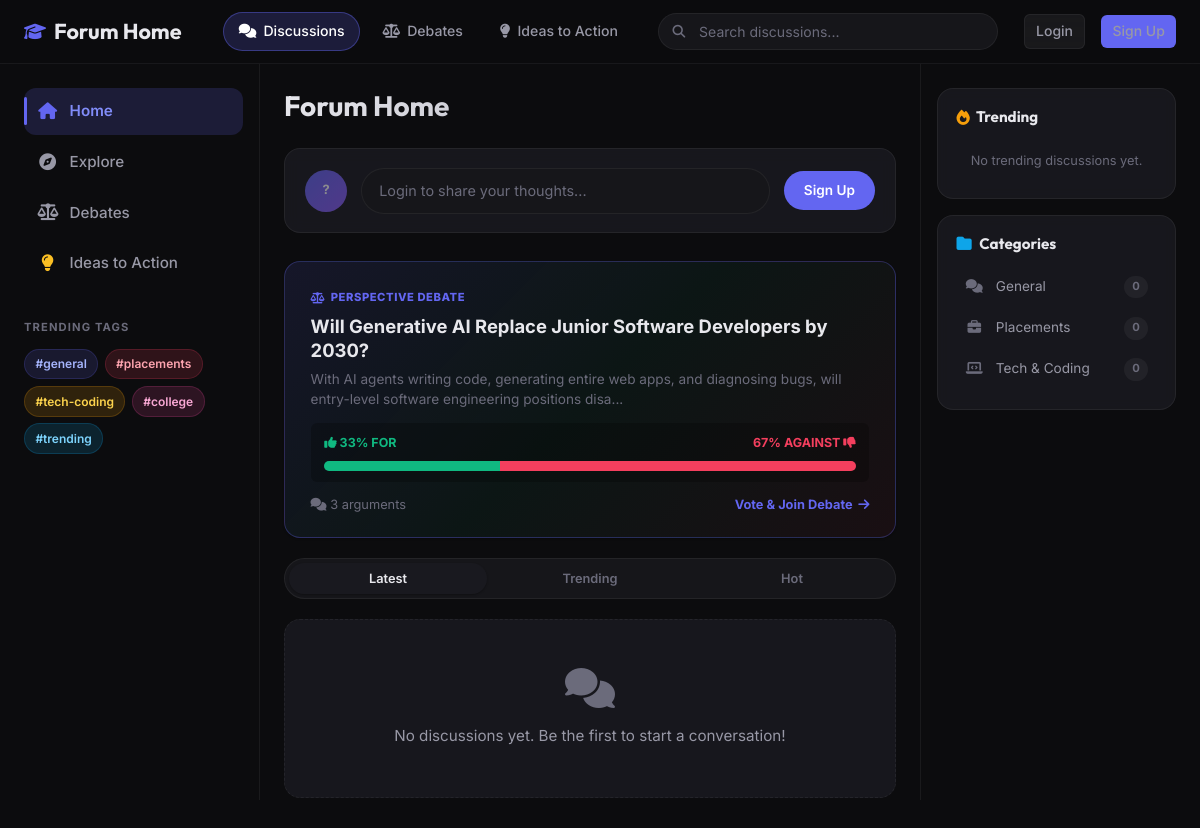
The page / on the database its author committed.
### tables this page shows
CREATE TABLE categories (
    id INT AUTO_INCREMENT PRIMARY KEY,
    name VARCHAR(100) NOT NULL UNIQUE,
    slug VARCHAR(100) NOT NULL UNIQUE,
    description TEXT,
    icon VARCHAR(50),
    post_count INT DEFAULT 0,
    created_at TIMESTAMP DEFAULT CURRENT_TIMESTAMP
);

CREATE TABLE IF NOT EXISTS debates (
    id INT AUTO_INCREMENT PRIMARY KEY,
    user_id INT NOT NULL,
    category_id INT NOT NULL,
    title VARCHAR(255) NOT NULL,
    slug VARCHAR(255) NOT NULL UNIQUE,
    description TEXT,
    views INT DEFAULT 0,
    is_locked TINYINT DEFAULT 0,
    is_deleted TINYINT DEFAULT 0,
    created_at TIMESTAMP DEFAULT CURRENT_TIMESTAMP,
    updated_at TIMESTAMP DEFAULT CURRENT_TIMESTAMP ON UPDATE CURRENT_TIMESTAMP,
    FOREIGN KEY (user_id) REFERENCES users(id) ON DELETE CASCADE,
    FOREIGN KEY (category_id) REFERENCES categories(id) ON DELETE CASCADE
);

### helpers.php (called while the page is built, shortened)
<?php
function get_debate_poll_stats($pdo, $debate_id) {
    $stmt = $pdo->prepare("SELECT vote, COUNT(*) as count FROM debate_polls WHERE debate_id = ? GROUP BY vote");
    $stmt->execute([$debate_id]);
    $results = $stmt->fetchAll();
    $stats = [
        'for' => 0,
        'against' => 0,
        'undecided' => 0,
        'total' => 0,
        'pct_for' => 0,
        'pct_against' => 0,
        'pct_undecided' => 0
    ];
    foreach ($results as $r) {
        if (isset($stats[$r['vote']])) {
            $stats[$r['vote']] = (int)$r['count'];
            $stats['total'] += (int)$r['count'];
        }
    }
    if ($stats['total'] > 0) {
        $stats['pct_for'] = round(($stats['for'] / $stats['total']) * 100);
        $stats['pct_against'] = round(($stats['against'] / $stats['total']) * 100);
        $stats['pct_undecided'] = max(0, 100 - $stats['pct_for'] - $stats['pct_against']);
    }
    return $stats;
}
?>

### index.php (the view, shortened to what this page needs)
<?php
require_once 'helpers.php';
$stmt = $pdo->query("SELECT * FROM categories ORDER BY name ASC");
$categories = $stmt->fetchAll();
$stmt = $pdo->query("
    SELECT t.*, c.name as category_name, c.slug as category_slug, c.icon as category_icon, u.username, u.avatar_url,
    (SELECT COUNT(*) FROM posts WHERE topic_id = t.id) - 1 as reply_count,
    (SELECT COUNT(*) FROM likes l JOIN posts p ON l.post_id = p.id WHERE p.topic_id = t.id) as like_count,
    (SELECT LEFT(p2.content, 160) FROM posts p2 WHERE p2.topic_id = t.id ORDER BY p2.created_at ASC LIMIT 1) as preview
    FROM topics t
    JOIN categories c ON t.category_id = c.id
    JOIN users u ON t.user_id = u.id
    WHERE t.is_deleted = 0
    ORDER BY t.is_pinned DESC, t.created_at DESC LIMIT 15
");
$recent_topics = $stmt->fetchAll();
$stmt = $pdo->query("
    SELECT t.id, t.title, t.views,
    (SELECT COUNT(*) FROM posts WHERE topic_id = t.id) - 1 as reply_count,
    c.name as category_name
    FROM topics t
    JOIN categories c ON t.category_id = c.id
    WHERE t.is_deleted = 0
    ORDER BY t.views DESC, t.created_at DESC
    LIMIT 5
");
$trending_topics = $stmt->fetchAll();
$me = null;
$tag_colors = ['tag-indigo', 'tag-rose', 'tag-amber', 'tag-emerald', 'tag-sky', 'tag-violet', 'tag-pink'];
$stmt = $pdo->query("
    SELECT d.*, c.name as category_name, c.icon as category_icon,
    (SELECT COUNT(*) FROM debate_arguments WHERE debate_id = d.id AND side = 'for' AND parent_id IS NULL) as count_for,
    (SELECT COUNT(*) FROM debate_arguments WHERE debate_id = d.id AND side = 'against' AND parent_id IS NULL) as count_against,
    (SELECT COUNT(*) FROM debate_polls WHERE debate_id = d.id) as poll_total
    FROM debates d
    JOIN categories c ON d.category_id = c.id
    WHERE d.is_deleted = 0
    ORDER BY d.created_at DESC
    LIMIT 1
");
$featured_debate = $stmt->fetch();
$featured_poll_stats = $featured_debate ? get_debate_poll_stats($pdo, $featured_debate['id']) : null;
?>
<!DOCTYPE html>
<html lang="en">
<head>
    <link rel="stylesheet" href="styles.css">
    <link rel="stylesheet" href="https://cdnjs.cloudflare.com/ajax/libs/font-awesome/6.5.0/css/all.min.css">
</head>
<body>
    <?php include 'navbar.php'; ?>
    <div class="page-wrapper">
        <aside class="sidebar-left">
            <nav class="sidebar-nav">
                <a href="index.php" class="sidebar-nav-item active" id="nav-home">
                    <i class="fas fa-house"></i> Home
                </a>
                <a href="search.php" class="sidebar-nav-item" id="nav-explore">
                    <i class="fas fa-compass"></i> Explore
                </a>
                <a href="debates.php" class="sidebar-nav-item" id="nav-debates">
                    <i class="fas fa-scale-balanced"></i> Debates
                </a>
                <a href="proposals.php" class="sidebar-nav-item" id="nav-action">
                    <i class="fas fa-lightbulb" style="color: #fbbf24;"></i> Ideas to Action
                </a>
            </nav>
            <div>
                <div class="sidebar-section-title">Trending Tags</div>
                <div class="tag-cloud">
                    <?php foreach ($categories as $i => $cat): ?>
                        <a href="category.php?id=<?= $cat['id'] ?>" class="tag-pill <?= $tag_colors[$i % count($tag_colors)] ?>">
                            #<?= htmlspecialchars($cat['slug'] ?? strtolower(str_replace(' ', '', $cat['name']))) ?>
                        </a>
                    <?php endforeach; ?>
                    <span class="tag-pill tag-pink">#college</span>
                    <span class="tag-pill tag-sky">#trending</span>
                </div>
            </div>
        </aside>
        <main class="main-feed">
            <div class="feed-header">
                <h1>Forum Home</h1>
            </div>
            <?php if ($me): ?>
            <div class="composer" id="composer">
                <div class="composer-inner">
                    <?php if ($me['avatar_url']): ?>
                        <img src="<?= htmlspecialchars($me['avatar_url']) ?>" alt="Avatar" class="avatar">
                    <?php else: ?>
                        <div class="avatar-initials"><?= get_avatar_initials($me['username']) ?></div>
                    <?php endif; ?>
                    <input type="text" class="composer-input" placeholder="Share your thoughts..." readonly id="composerInput">
                    <button class="composer-btn" id="composerBtn"><i class="fas fa-pen"></i> Post</button>
                </div>
            </div>
            <?php else: ?>
            <div class="composer">
                <div class="composer-inner">
                    <div class="avatar-initials" style="opacity:0.5;">?</div>
                    <a href="login.php" class="composer-input" style="display:flex;align-items:center;color:var(--text-muted);">Login to share your thoughts...</a>
                    <a href="register.php" class="composer-btn">Sign Up</a>
                </div>
            </div>
            <?php endif; ?>
            <?php if ($featured_debate && $featured_poll_stats): ?>
            <div class="featured-debate-spotlight">
                <div class="spotlight-badge">
                    <i class="fas fa-scale-balanced"></i> PERSPECTIVE DEBATE
                </div>
                <h3 class="spotlight-title">
                    <a href="debate.php?id=<?= $featured_debate['id'] ?>"><?= htmlspecialchars($featured_debate['title']) ?></a>
                </h3>
                <p class="spotlight-desc"><?= htmlspecialchars(substr($featured_debate['description'], 0, 130)) ?>...</p>
                <div class="spotlight-poll-preview">
                    <div class="poll-preview-labels">
                        <span class="for-label"><i class="fas fa-thumbs-up"></i> <?= $featured_poll_stats['pct_for'] ?>% FOR</span>
                        <span class="against-label"><?= $featured_poll_stats['pct_against'] ?>% AGAINST <i class="fas fa-thumbs-down"></i></span>
                    </div>
                    <div class="poll-preview-bar">
                        <div class="bar-for" style="width: <?= $featured_poll_stats['pct_for'] ?>%;"></div>
                        <div class="bar-against" style="width: <?= $featured_poll_stats['pct_against'] ?>%;"></div>
                    </div>
                </div>
                <div class="spotlight-footer">
                    <span><i class="fas fa-comments"></i> <?= $featured_debate['count_for'] + $featured_debate['count_against'] ?> arguments</span>
                    <a href="debate.php?id=<?= $featured_debate['id'] ?>" class="btn-spotlight-cta">
                        Vote & Join Debate <i class="fas fa-arrow-right"></i>
                    </a>
                </div>
            </div>
            <?php endif; ?>
            <div class="feed-tabs" id="feedTabs">
                <button class="feed-tab active" data-filter="latest">Latest</button>
                <button class="feed-tab" data-filter="trending">Trending</button>
                <button class="feed-tab" data-filter="hot">Hot</button>
            </div>
            <div class="post-feed" id="postFeed">
                <?php if (empty($recent_topics)): ?>
                    <div class="empty-state">
                        <i class="fas fa-comments"></i>
                        <p>No discussions yet. Be the first to start a conversation!</p>
                    </div>
                <?php endif; ?>
            </div>
        </main>
        <aside class="sidebar-right">
            <div class="trending-widget">
                <h3><i class="fas fa-fire" style="color:var(--accent-amber);"></i> Trending</h3>
                <div class="trending-list">
                    <?php if (empty($trending_topics)): ?>
                        <div style="font-size:0.8rem; color:var(--text-muted); text-align:center; padding:0.5rem 0;">No trending discussions yet.</div>
                    <?php endif; ?>
                </div>
            </div>
            <div class="categories-widget">
                <h3><i class="fas fa-folder" style="color:var(--accent-sky);margin-right:0.3rem;"></i> Categories</h3>
                <ul class="cat-list">
                    <?php foreach ($categories as $cat): ?>
                        <li>
                            <a href="category.php?id=<?= $cat['id'] ?>">
                                <span><i class="<?= htmlspecialchars($cat['icon']) ?>"></i> <?= htmlspecialchars($cat['name']) ?></span>
                                <span class="cat-count"><?= $cat['post_count'] ?></span>
                            </a>
                        </li>
                    <?php endforeach; ?>
                </ul>
            </div>
        </aside>
    </div>
</body>
</html>

### navbar.php (shortened to what this page needs)
<nav class="navbar">
    <a href="index.php" class="navbar-brand">
        <i class="fas fa-graduation-cap"></i> Forum Home
    </a>
    <div class="nav-main-links">
        <a href="index.php" class="nav-tab-link <?= basename($_SERVER['PHP_SELF']) == 'index.php' ? 'active' : '' ?>">
            <i class="fas fa-comments"></i> Discussions
        </a>
        <a href="debates.php" class="nav-tab-link <?= in_array(basename($_SERVER['PHP_SELF']), ['debates.php', 'debate.php', 'new_debate.php']) ? 'active' : '' ?>">
            <i class="fas fa-scale-balanced"></i> Debates
        </a>
        <a href="proposals.php" class="nav-tab-link <?= in_array(basename($_SERVER['PHP_SELF']), ['proposals.php', 'proposal.php', 'new_proposal.php']) ? 'active' : '' ?>">
            <i class="fas fa-lightbulb"></i> Ideas to Action
        </a>
    </div>
    <div class="search-bar">
        <form action="search.php" method="GET" style="margin:0; padding:0;">
            <input type="text" id="searchInput" name="q" placeholder="Search discussions..." autocomplete="off">
        </form>
    </div>
    <div class="nav-links">
        <?php if (isset($_SESSION['user_id'])): ?>
            <?php if ($_SESSION['role'] === 'admin' || $_SESSION['role'] === 'moderator'): ?>
                <a href="admin/index.php" class="nav-admin-link"><i class="fas fa-shield-halved"></i> Admin</a>
            <?php endif; ?>
            <div class="nav-notif-wrap" id="navNotifWrap">
                <?php
                    global $pdo;
                    $unread_notifs = isset($pdo) ? get_unread_notification_count($pdo, (int)$_SESSION['user_id']) : 0;
                ?>
                <button type="button" class="nav-notif-btn" id="navNotifBtn" aria-label="Notifications">
                    <i class="fas fa-bell"></i>
                    <span class="nav-notif-badge <?= $unread_notifs > 0 ? 'visible' : '' ?>" id="navNotifBadge">
                        <?= $unread_notifs > 99 ? '99+' : $unread_notifs ?>
                    </span>
                </button>
                <div class="nav-notif-dropdown" id="navNotifDropdown">
                    <div class="nav-notif-dropdown-header">
                        <span>Notifications</span>
                        <div style="display:flex; gap:0.5rem; align-items:center;">
                            <button type="button" class="notif-action-btn" id="markAllReadBtn" title="Mark all as read">
                                <i class="fas fa-check-double"></i>
                            </button>
                            <a href="notifications.php" class="notif-action-link" title="Open full notification center">
                                <i class="fas fa-arrow-up-right-from-square"></i>
                            </a>
                        </div>
                    </div>
                    <div class="nav-notif-dropdown-list" id="navNotifList">
                        <div style="padding: 1rem; text-align:center; color:var(--text-muted); font-size:0.85rem;">
                            <i class="fas fa-spinner fa-spin"></i> Loading...
                        </div>
                    </div>
                    <a href="notifications.php" class="nav-notif-dropdown-footer">
                        View All in Notifications Hub <i class="fas fa-chevron-right"></i>
                    </a>
                </div>
            </div>
            <a href="profile.php?id=<?= $_SESSION['user_id'] ?>" style="display:flex; align-items:center; gap:0.5rem; text-decoration:none;">
                <?php
                    $nav_stmt = $pdo->prepare("SELECT avatar_url, username FROM users WHERE id = ?");
                    $nav_stmt->execute([$_SESSION['user_id']]);
                    $nav_u = $nav_stmt->fetch();
                ?>
                <?php if ($nav_u && $nav_u['avatar_url']): ?>
                    <img src="<?= htmlspecialchars($nav_u['avatar_url']) ?>" alt="Avatar" class="avatar">
                <?php else: ?>
                    <div class="avatar-initials"><?= get_avatar_initials($nav_u['username'] ?? 'U') ?></div>
                <?php endif; ?>
                <span style="font-weight: 600;"><?= htmlspecialchars($nav_u['username'] ?? '') ?></span>
            </a>
            <a href="logout.php" class="btn btn-secondary btn-sm" style="margin-left: 0.5rem;">Logout</a>
        <?php else: ?>
            <a href="login.php" class="btn btn-secondary btn-sm">Login</a>
            <a href="register.php" class="btn btn-primary btn-sm">Sign Up</a>
        <?php endif; ?>
    </div>
</nav>

### rows shown on the page
categories: slug "general", name "General", post_count "0"
categories: slug "placements", name "Placements", post_count "0"
categories: slug "tech-coding", name "Tech & Coding", post_count "0"
debates: title "Will Generative AI Replace Junior Software Developers by 2030?", description "With AI agents writing code, generating entire web apps, and diagnosing bugs, will entry-level software engineering positions disa"

### other values the page prints
$featured_poll_stats['pct_for'] "33"
$featured_poll_stats['pct_against'] "67"
$featured_debate['count_for'] + $featured_debate['count_against'] "3"
